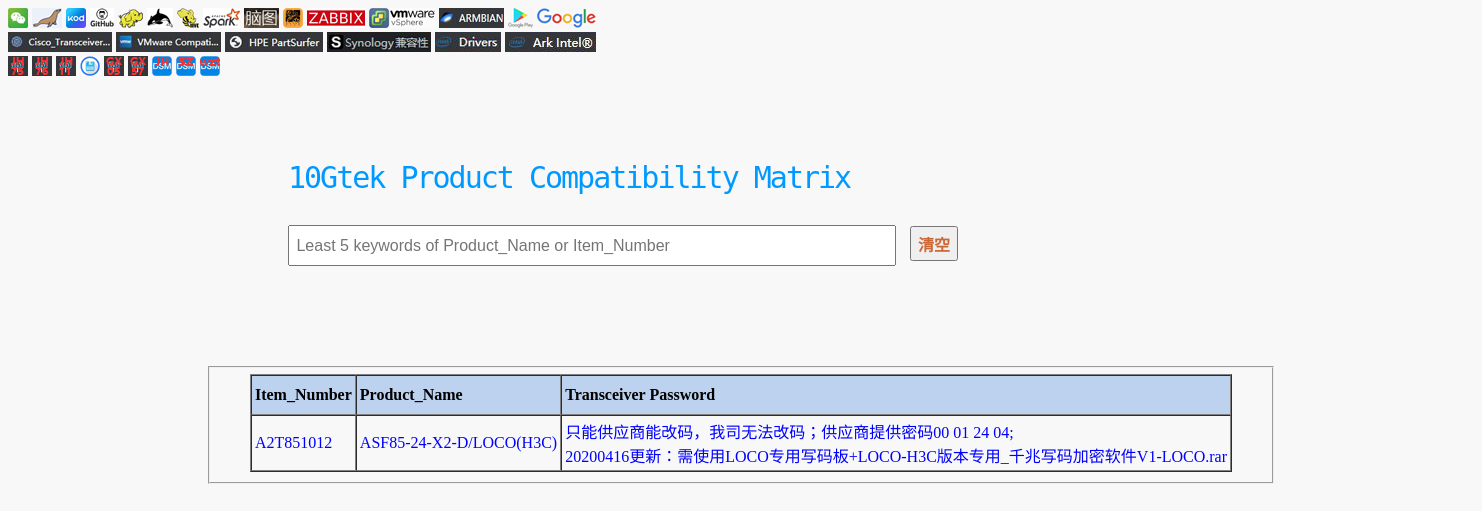
Page /index.php?inputKeywords=A2T851012 on the earlier database version.
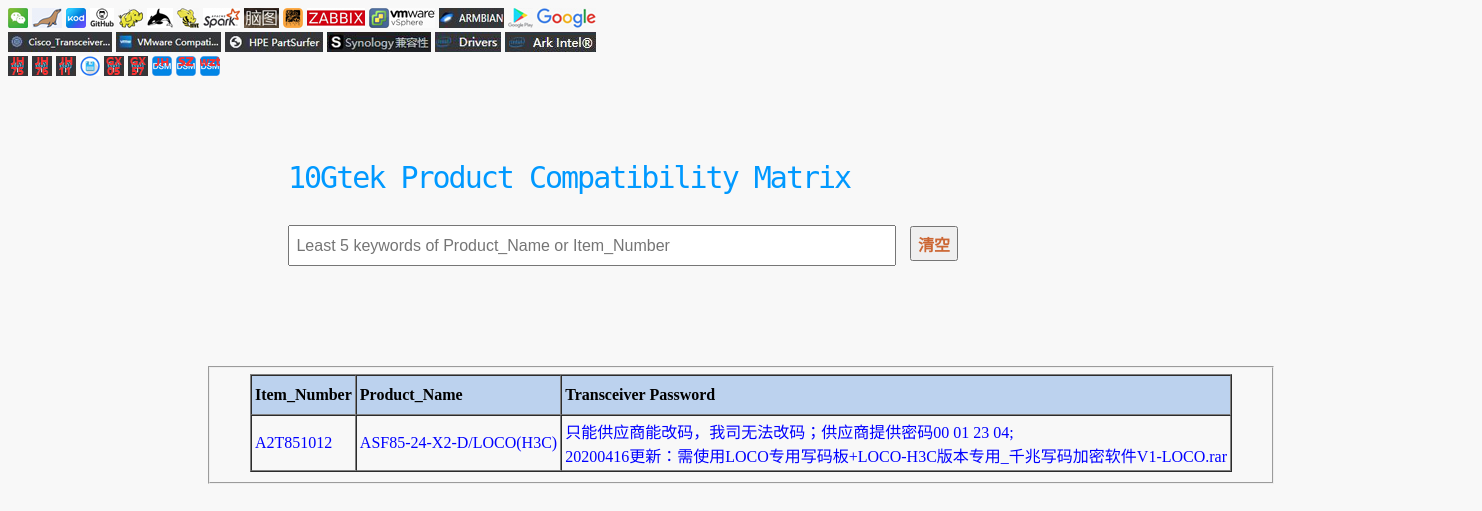
Same page on the later database version.
### tables this page shows
CREATE TABLE `product_compatibility` (
  `Item_Number` varchar(15) NOT NULL,
  `Product_Name` varchar(30) NOT NULL,
  `Transceiver Password` text DEFAULT NULL,
  UNIQUE KEY `Item_Number` (`Item_Number`),
  KEY `Product_Name` (`Product_Name`)
);

### index.php (the view, shortened to what this page needs)
<!DOCTYPE html>
<html xmlns="http://www.w3.org/1999/xhtml">
    <head>
    <link href="index.css" type="text/css" rel="stylesheet" />
</head>
<body>
	<a href="https://wx2.qq.com/" target="_self"><img border="0" src="./weixin.jpg" /></a>
	<a href="http://192.168.200.21/phpmyadmin" target="_blank"><img border="0" src="./mariadb.jpg" /></a>
	<a href="https://192.168.200.21" target="_self"><img border="0" src="./kodexplorer.jpg" /></a>
	<a href="https://github.com/151438611/Script/" target="_blank"><img border="0" src="./github.jpg" /></a>
	<a href="https://mirrors.aliyun.com/apache/hadoop/common/" target="_blank"><img border="0" src="./hadoop.jpg" /></a>
	<a href="https://mirrors.aliyun.com/apache/hbase/" target="_blank"><img border="0" src="./hbase.jpg" /></a>
	<a href="https://mirrors.aliyun.com/apache/hive/" target="_blank"><img border="0" src="./hive.jpg" /></a>
	<a href="https://mirrors.aliyun.com/apache/spark/" target="_blank"><img border="0" src="./spark.jpg" /></a>
	<a href="https://naotu.baidu.com/" target="_blank"><img border="0" src="./baidu_naotu.jpg" /></a>
	<a href="https://www.right.com.cn/forum/forum-158-1.html" target="_blank"><img border="0" src="./right_ensan.jpg" /></a>
	<a href="http://192.168.200.201:81" target="_blank"><img border="0" src="./zabbix.jpg" /></a>
	<a href="https://192.168.200.221/ui/" target="_blank"><img border="0" src="./vmware.jpg" /></a>
	<a href="https://yadi.sk/d/_rQgn_FosYuW0g" target="_blank"><img border="0" src="./armbian.jpg" /></a>
	<a href="https://play.google.com/store/apps" target="_blank"><img border="0" src="./google_play.jpg" /></a>
	<a href="https://www.google.com.hk/" target="_self"><img border="0" src="./google.jpg" /></a>
	<br>
	<a href="https://tmgmatrix.cisco.com/home" target="_blank"><img border="0" src="./cisco_optics_compatibility_matrix.jpg" /></a>
	<a href="https://www.vmware.com/resources/compatibility/search.php?deviceCategory=io" target="_blank"><img border="0" src="./vmware_compatibility_guide.jpg" /></a>
	<a href="https://partsurfer.hpe.com/search.aspx" target="_blank"><img border="0" src="./hpe_partsurfer.jpg" /></a>
	<a href="https://www.synology.com/zh-cn/compatibility" target="_blank"><img border="0" src="./synology_compatibility.jpg" /></a>
	<a href="https://downloadcenter.intel.com/en/" target="_blank"><img border="0" src="./intel_driver.jpg" /></a>
	<a href="https://ark.intel.com/content/www/us/en/ark.html" target="_blank"><img border="0" src="./intel_ark.jpg" /></a>
	<br>
	<a href="http://10.5.5.75" target="_blank"><img border="0" src="./router_jh_75.jpg" /></a>
	<a href="http://10.5.5.76" target="_blank"><img border="0" src="./router_jh_76.jpg" /></a>
	<a href="http://10.5.5.11" target="_blank"><img border="0" src="./router_jh_11.jpg" /></a>
	<a href="http://10.5.5.11:81" target="_blank"><img border="0" src="./filebrowser.jpg" /></a>
	<a href="http://10.5.5.05" target="_blank"><img border="0" src="./router_gx_05.jpg" /></a>
	<a href="http://10.5.5.57" target="_blank"><img border="0" src="./router_gx_57.jpg" /></a>
	<a href="http://10.5.5.18:5000" target="_blank"><img border="0" src="./dsm_jh.jpg" /></a>
	<a href="http://10.5.5.28:5000" target="_blank"><img border="0" src="./dsm_sz.jpg" /></a>
	<a href="http://192.168.200.250:5000" target="_blank"><img border="0" src="./dsm_wzt.jpg" /></a>
    <div>
		<p>10Gtek Product Compatibility Matrix</p>
		<form id="frontForm" name="frontForm" action="" method="get">
			<input class="inputKeywords" name="inputKeywords" type="text" maxlength="25" placeholder=" Least 5 keywords of Product_Name or Item_Number " value="">
			<button class="button" type="submit">清空</button>
		</form>
	</div>
<?php
$inputKeywords = $_GET["inputKeywords"];
if (preg_match("/[\/-]/",$inputKeywords)) {
    $Product_Name=true;
} else { $Item_Number = true; }
if ($Product_Name) { $row_select = "Product_Name" ; }
elseif ($Item_Number) { $row_select = "Item_Number" ; }
else { die('<script> alert("无法分辨是物料编号或产品名称 : '. $inputKeywords .'"); </script>'); }
$db_username = "product";
$db_password = "product";
$db_host = "192.168.200.201";
$db_name = "product";
$tab_name = "product_compatibility";
$conn_sql = mysqli_connect($db_host, $db_username, $db_password);
mysqli_set_charset($conn_sql, 'utf8');
mysqli_query($conn_sql, "set names utf8");
$select = "SELECT * FROM $db_name.$tab_name WHERE $row_select like '%$inputKeywords%'";
$result = mysqli_query($conn_sql, $select);
echo "<fieldset>";
echo "<table class=outputData border=1 cellspacing=0 cellpadding=3 align=center>";
echo "<tr class=row1>
        <th>".itemNum."</th> <th>".prodName."</th> <th>".tpwd."</th>
        </tr>";
while($row = mysqli_fetch_array($result, MYSQLI_ASSOC)) {
    echo "<tr class=row2>
            <td>".$row[itemNum]."</td> <td>".$row[prodName]."</td> <td>".$row[tpwd]."</td>
            </tr>";
}
echo "</table>";
echo "</fieldset>";
?>
</body>
</html>

Differences in the rows shown:
changed product_compatibility "ASF85-24-X2-D/LOCO(H3C)": Transceiver Password "只能供应商能改码，我司无法改码；供应商提供密码00 01 24 04; 20200416更新：需使用LOCO专用写码板+LOCO-H3C版本专用_千兆写码加密软件V1-LOCO.rar" → "只能供应商能改码，我司无法改码；供应商提供密码00 01 23 04; 20200416更新：需使用LOCO专用写码板+LOCO-H3C版本专用_千兆写码加密软件V1-LOCO.rar"
